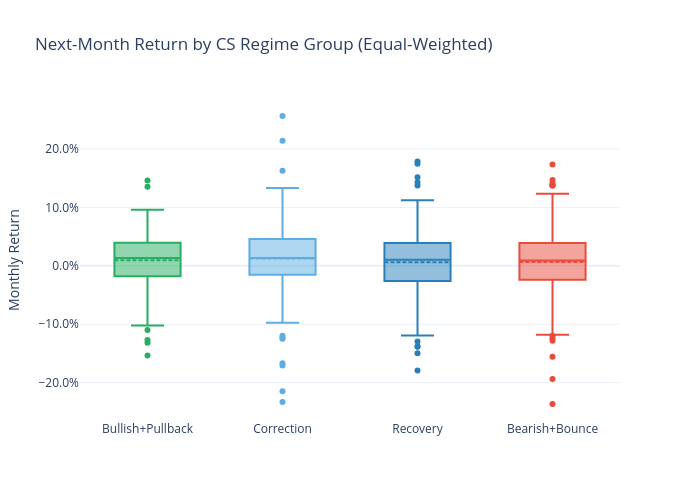

Write notebook code for a chart like this one.
### Code cell
# 국면 그룹핑: Bullish+Pullback (강세권), Correction, Recovery, Bearish+Bounce (약세권)
GROUPED_REGIMES = {
    'Bullish+Pullback': ['Bullish', 'Pullback'],
    'Correction': ['Correction'],
    'Recovery': ['Recovery'],
    'Bearish+Bounce': ['Bearish', 'Bounce'],
}

GROUPED_COLORS = {
    'Bullish+Pullback': '#27ae60',
    'Correction': '#5dade2',
    'Recovery': '#2980b9',
    'Bearish+Bounce': '#e74c3c',
}

grouped_returns = {}
for group_name, regimes in GROUPED_REGIMES.items():
    mask = regime_df.isin(regimes)
    grouped_returns[group_name] = monthly_ret_1m[mask].mean(axis=1)

grouped_ret_df = pd.DataFrame(grouped_returns).dropna(how='all')

# 요약 통계
grouped_stats = pd.DataFrame({
    'Mean (ann.)': grouped_ret_df.mean() * 12,
    'Median (monthly)': grouped_ret_df.median(),
    'Std (ann.)': grouped_ret_df.std() * np.sqrt(12),
    'Sharpe': (grouped_ret_df.mean() * 12) / (grouped_ret_df.std() * np.sqrt(12)),
    'Obs': grouped_ret_df.count(),
})
grouped_stats.loc['All'] = [
    all_ret.mean() * 12,
    all_ret.median(),
    all_ret.std() * np.sqrt(12),
    (all_ret.mean() * 12) / (all_ret.std() * np.sqrt(12)),
    all_ret.count(),
]
print("=== 국면 그룹별 익월 수익률 통계 (Cross-Sectional) ===")
print(grouped_stats.to_string(formatters={
    'Mean (ann.)': '{:.2%}'.format,
    'Median (monthly)': '{:.2%}'.format,
    'Std (ann.)': '{:.2%}'.format,
    'Sharpe': '{:.2f}'.format,
    'Obs': '{:.0f}'.format,
}))

# 박스플롯
fig = go.Figure()
for group_name, color in GROUPED_COLORS.items():
    vals = grouped_ret_df[group_name].dropna()
    fig.add_trace(go.Box(
        y=vals, name=group_name,
        marker_color=color, line_color=color,
        boxmean=True,
    ))

fig.update_layout(
    title='Next-Month Return by CS Regime Group (Equal-Weighted)',
    yaxis=dict(tickformat='.1%', title='Monthly Return'),
    template='plotly_white',
    height=500, width=700,
    showlegend=False,
)
fig.show()

### Figure 1 — Plotly figure (JSON) as saved in the notebook; plotly's stock layout.template omitted (floating-point values rounded to 4 significant figures; data arrays with more than 128 entries replaced by an {"elided": "..."} marker saying what was removed)
{"data": [{"boxmean": true, "line": {"color": "#27ae60"}, "marker": {"color": "#27ae60"}, "name": "Bullish+Pullback", "type": "box", "y": {"elided": "304 float values"}}, {"boxmean": true, "line": {"color": "#5dade2"}, "marker": {"color": "#5dade2"}, "name": "Correction", "type": "box", "y": {"elided": "254 float values"}}, {"boxmean": true, "line": {"color": "#2980b9"}, "marker": {"color": "#2980b9"}, "name": "Recovery", "type": "box", "y": {"elided": "245 float values"}}, {"boxmean": true, "line": {"color": "#e74c3c"}, "marker": {"color": "#e74c3c"}, "name": "Bearish+Bounce", "type": "box", "y": {"elided": "304 float values"}}], "layout": {"height": 500, "showlegend": false, "title": {"text": "Next-Month Return by CS Regime Group (Equal-Weighted)"}, "width": 700, "yaxis": {"tickformat": ".1%", "title": {"text": "Monthly Return"}}}}
